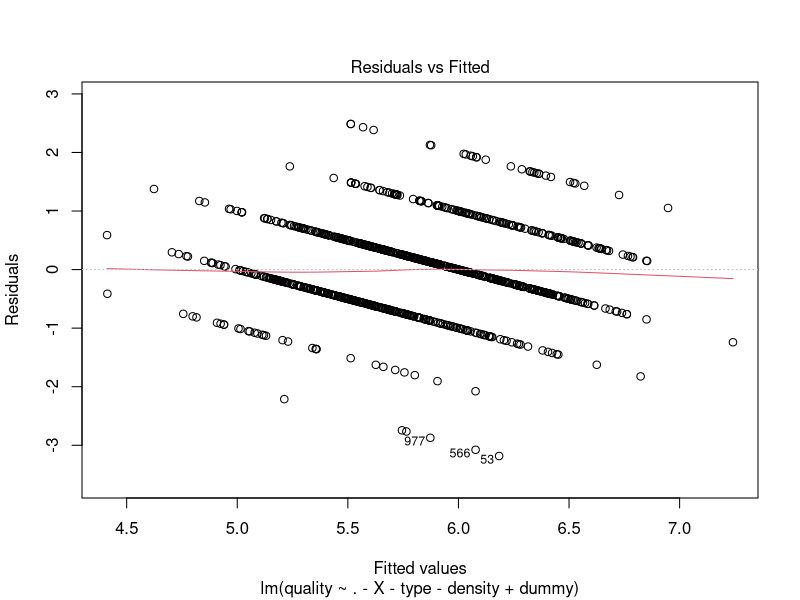
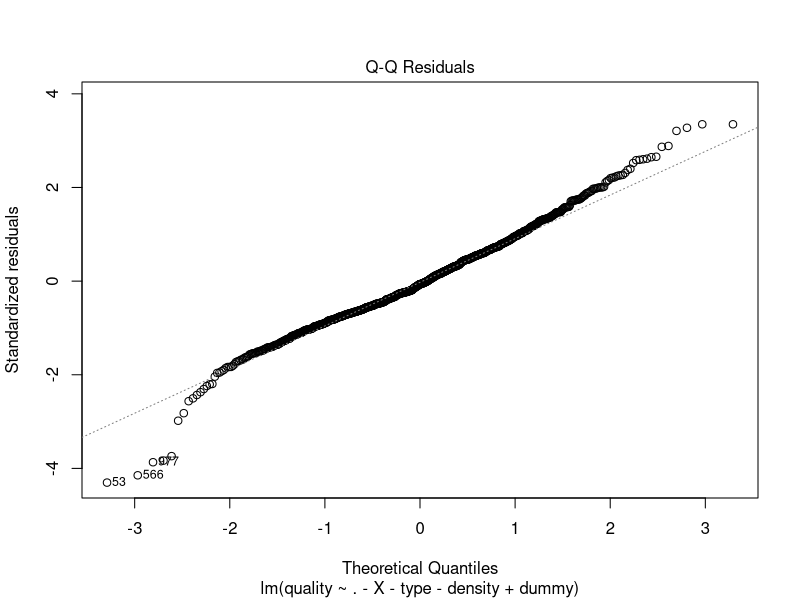
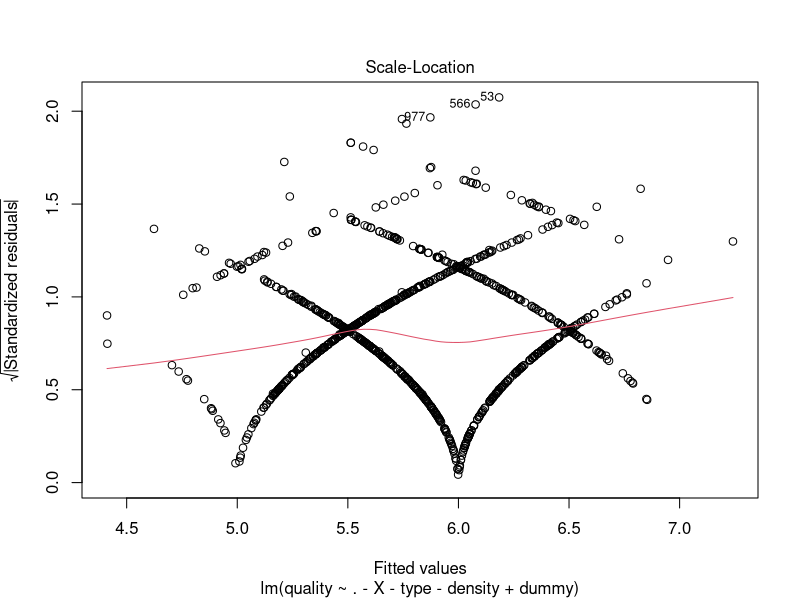
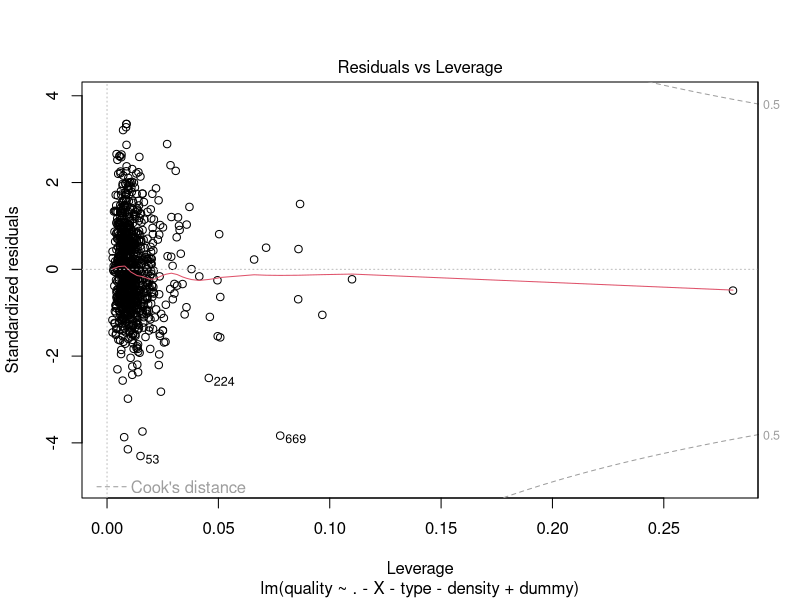
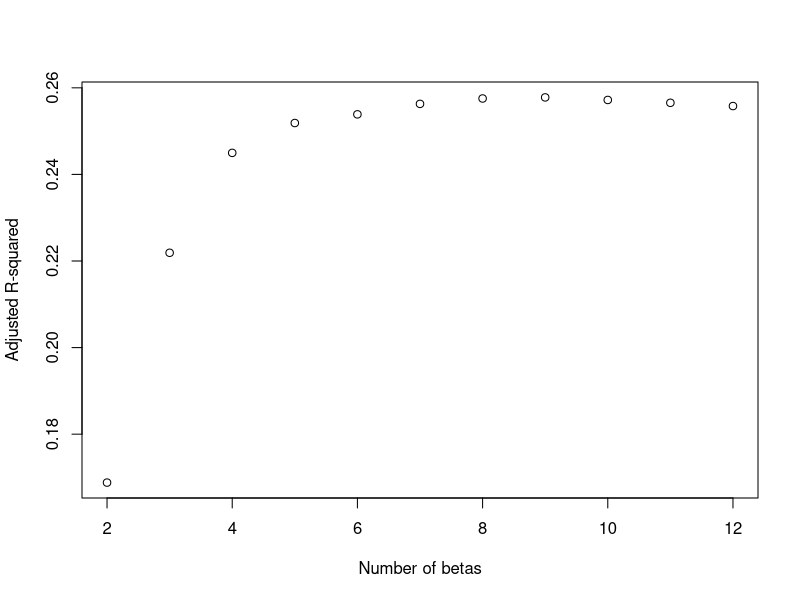
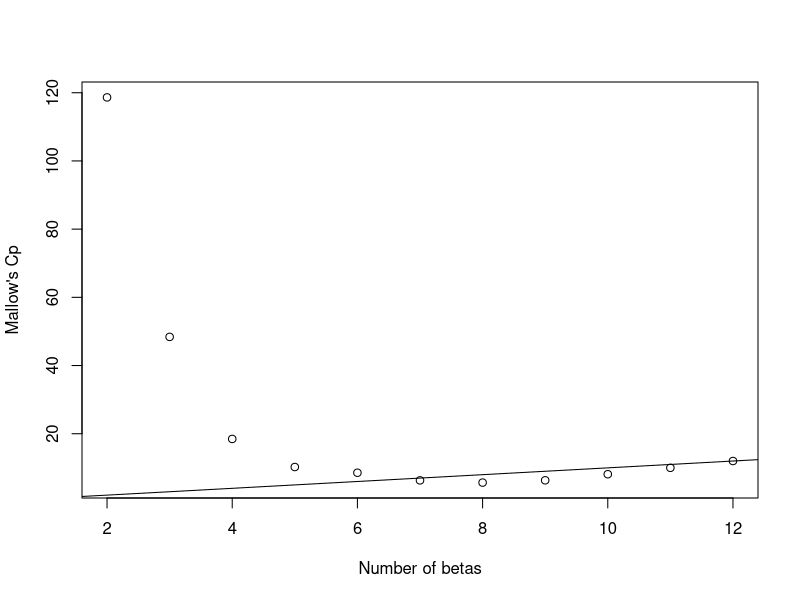
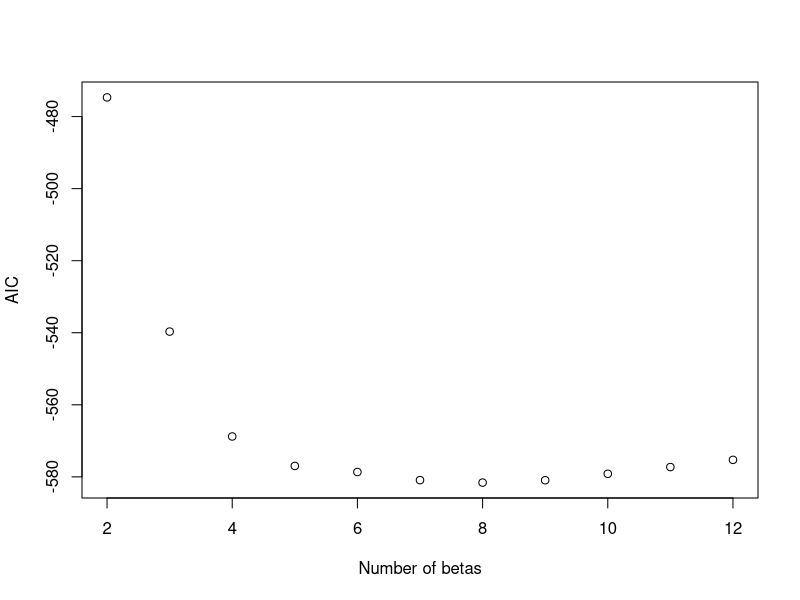
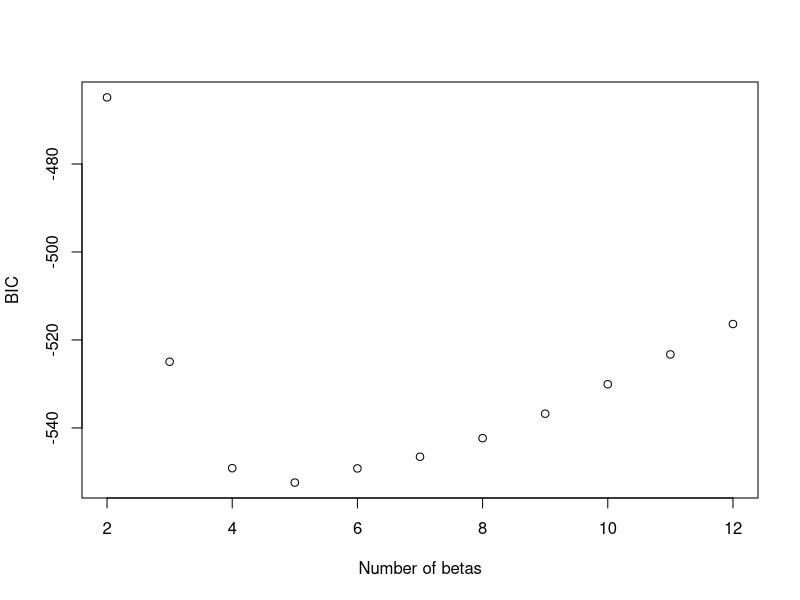

These figures' R source, in order:
#read in the data
wine<-read.csv("wine_sample.csv", header=TRUE)
wine$type
summary(wine)
n=nrow(wine)
#compute VIF
X=model.matrix(wine$quality~wine$fixed.acidity+wine$volatile.acidity+wine$citric.acid+wine$residual.sugar+wine$chlorides+wine$free.sulfur.dioxide+wine$total.sulfur.dioxide+wine$density+wine$pH+wine$sulphates+wine$alcohol)
R2=vector("numeric",11)
for(j in 1:11){
  y_tmp=X[,1+j]
  x_tmp=as.matrix(X[,-c(1,1+j)])
  lm_fit=lm(y_tmp~x_tmp)
  R2[j]=summary(lm_fit)$r.squared
  }
VIF=1/(1-R2)
names(VIF)=c('fixed.acidity','volatile.acidity','citric.acid','residual.sugar','chlorides','free.sulfur.dioxide','total.sulfur.dioxide','density','pH','sulphates','alcohol')
VIF
#drop density and re-compute
X2=model.matrix(wine$quality~wine$fixed.acidity+wine$volatile.acidity+wine$citric.acid+wine$residual.sugar+wine$chlorides+wine$free.sulfur.dioxide+wine$total.sulfur.dioxide+wine$pH+wine$sulphates+wine$alcohol)
R2_2=vector("numeric",10)
for(j in 1:10){
  y_tmp2=X2[,1+j]
  x_tmp2=as.matrix(X2[,-c(1,1+j)])
  lm_fit2=lm(y_tmp2~x_tmp2)
  R2_2[j]=summary(lm_fit2)$r.squared
}
VIF2=1/(1-R2_2)
names(VIF2)=c('fixed.acidity','volatile.acidity','citric.acid','residual.sugar','chlorides','free.sulfur.dioxide','total.sulfur.dioxide','pH','sulphates','alcohol')
VIF2
#create dummy variable
dummy=vector("numeric",n)
dummy[wine$type=='red']=1
dummy[wine$type=='white']=0
#take out density due to collinearity 
linear_full <- lm(quality~. -X-type-density+dummy,data = wine)
summary(linear_full)
plot(linear_full)
#select model
#backward selection
linear_red1 <- lm(quality~. -X-type-density+dummy-citric.acid,data = wine)
summary(linear_red1)
linear_red2 <- lm(quality~. -X-type-density+dummy-citric.acid-pH,data = wine)
summary(linear_red2)
linear_red3 <- lm(quality~. -X-type-density+dummy-citric.acid-pH-total.sulfur.dioxide,data = wine)
summary(linear_red3)
linear_red4 <- lm(quality~. -X-type-density+dummy-citric.acid-pH-total.sulfur.dioxide-fixed.acidity,data = wine)
summary(linear_red4)
linear_red5 <- lm(quality~. -X-type-density+dummy-citric.acid-pH-total.sulfur.dioxide-fixed.acidity-free.sulfur.dioxide,data = wine)
summary(linear_red5)
#We end up with 6 predictors.

install.packages('leaps')
require(leaps)
subset1=regsubsets(quality~. -X-type-density+dummy,nbest = 1,method = 'exhaustive',data=wine,nvmax = 13)
sum_subset<-summary(subset1)
sum_subset$which
#compute R2_adj
p_full=12
p=2:p_full
RSS_p=sum_subset$rss
totalSS=sum((wine$quality-mean(wine$quality))^2)

n=nrow(wine)
R2_adj=1-(RSS_p/(n-p))/(totalSS/(n-1))
R2_adj
plot(p,R2_adj,xlab="Number of betas",ylab="Adjusted R-squared")
max(R2_adj)
#max adjusted R^2 with 8 predictors
#Cp
sigma_hat_full=summary(linear_full)$sigma
C_p=RSS_p/(sigma_hat_full^2)+2*p-n
C_p
min(C_p)
par(mfrow=c(1,1))
plot(p,C_p,xlab="Number of betas",ylab="Mallow's Cp")
abline(0,1)
#when p=7 , with 6 predictors,

#aic
aic_p=n*log(RSS_p/n)+2*p
aic_p
min(aic_p)
plot(p,aic_p,xlab="Number of betas",ylab="AIC")
#when p=8,with 7 predictors.

#bic
bic_p=n*log(RSS_p/n)+p*log(n)
bic_p
min(bic_p)
plot(p,bic_p,xlab="Number of betas",ylab="BIC")
# when p= 5, 4 predictors.
 
#we should use p=8 with volatile.acidity,residual.sugar,chlorides,free.sulfur.dioxide,sulphates,alcohol,dummy

linear_red<-lm(quality~volatile.acidity+residual.sugar+chlorides+free.sulfur.dioxide+sulphates+alcohol+dummy,data = wine)
summary(linear_red)
plot(linear_red)
#p=7 might not be a good model since R^2 is 0.2627 and we have free.sulfur.dioxide insignificant. 
#However,this might be the result of we treat quality as quality when it is in fact a categorical variable. The full model has only R^2 = 0.264
